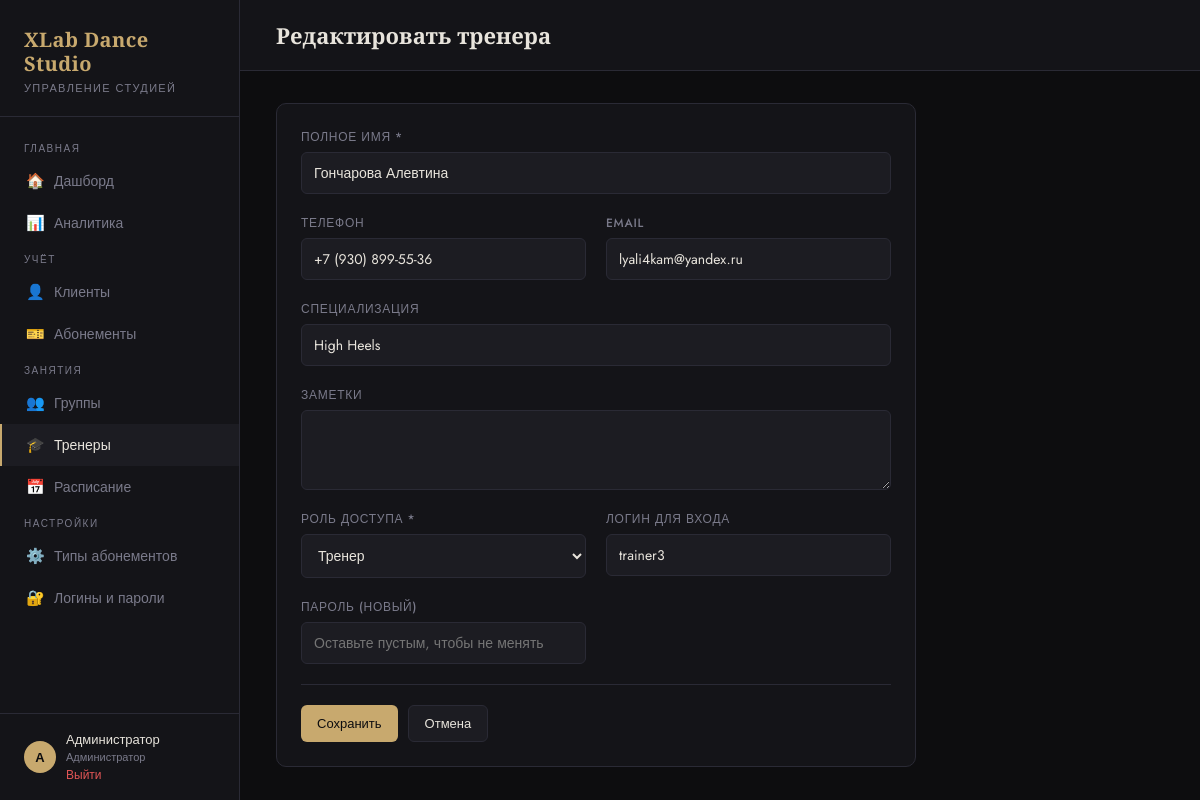
The app's page /trainers/edit/3 (signed in) with its own data.
### tables this page shows
CREATE TABLE users (
            id INTEGER PRIMARY KEY AUTOINCREMENT,
            role TEXT NOT NULL, -- admin | trainer
            username TEXT UNIQUE NOT NULL,
            password TEXT NOT NULL,
            name TEXT NOT NULL,
            trainer_id INTEGER UNIQUE REFERENCES trainers(id) ON DELETE CASCADE
        );

CREATE TABLE trainers (
            id INTEGER PRIMARY KEY AUTOINCREMENT,
            name TEXT NOT NULL,
            phone TEXT,
            email TEXT,
            specialization TEXT,
            notes TEXT,
            created_at TEXT DEFAULT (datetime('now','localtime'))
        );

### app.py (the view, shortened to what this page needs)
@app.route('/trainers/edit/<int:id>', methods=['GET', 'POST'])
@login_required
def edit_trainer(id):
    db = get_db()
    trainer = db.execute('SELECT * FROM trainers WHERE id=?', (id,)).fetchone()
    trainer_account = db.execute(
        "SELECT * FROM users WHERE role IN ('trainer','admin') AND trainer_id=?",
        (id,)
    ).fetchone()
    selected_role = trainer_account['role'] if trainer_account else 'trainer'
    return render_template('trainer_form.html', trainer=trainer, trainer_account=trainer_account, selected_role=selected_role, is_admin=is_admin())

### app.py (called while the page is built, shortened)
def current_role():
    return session.get('role', 'admin')

def is_admin():
    return current_role() == 'admin'

def sync_session_user():
    if 'user_id' not in session:
        return
    db = get_db()
    user = db.execute('SELECT role, trainer_id, name FROM users WHERE id=?', (session['user_id'],)).fetchone()
    if not user:
        session.clear()
        return
    session['role'] = user['role']
    session['trainer_id'] = user['trainer_id']
    session['user_name'] = user['name']

@app.before_request
def setup():
    if request.endpoint is None:
        return
    if request.endpoint in ('login', 'logout', 'static'):
        return
    if 'user_id' not in session:
        return
    sync_session_user()
    if is_admin():
        return

def login_required(f):
    from functools import wraps
    @wraps(f)
    def decorated(*args, **kwargs):
        if 'user_id' not in session:
            return redirect(url_for('login'))
        return f(*args, **kwargs)
    return decorated

### database.py (called while the page is built)
def get_db():
    from app import app
    if 'db' not in g:
        g.db = sqlite3.connect(DATABASE)
        g.db.row_factory = sqlite3.Row
        g.db.execute("PRAGMA foreign_keys = ON")
    return g.db

### templates/trainer_form.html (shortened to what this page needs)
{% extends "base.html" %}
{% block topbar_title %}{{ 'Редактировать' if trainer else 'Добавить' }} тренера{% endblock %}
{% block content %}
<div class="card" style="max-width: 640px">
  <form method="POST">
    <div class="form-grid">
      <div class="form-group full">
        <label>Полное имя *</label>
        <input type="text" name="name" value="{{ trainer.name if trainer else '' }}" required placeholder="Иванова Мария Петровна">
      </div>
      <div class="form-group">
        <label>Телефон</label>
        <input type="tel" name="phone" value="{{ trainer.phone if trainer else '' }}" placeholder="+7 (999) 000-00-00">
      </div>
      <div class="form-group">
        <label>Email</label>
        <input type="email" name="email" value="{{ trainer.email if trainer else '' }}" placeholder="trainer@example.com">
      </div>
      <div class="form-group full">
        <label>Специализация</label>
        <input type="text" name="specialization" value="{{ trainer.specialization if trainer else '' }}" placeholder="Хип-хоп, Стрит-джаз, Современный танец">
      </div>
      <div class="form-group full">
        <label>Заметки</label>
        <textarea name="notes">{{ trainer.notes if trainer else '' }}</textarea>
      </div>
      <div class="form-group">
        <label>Роль доступа *</label>
        <select name="role" {{ 'disabled' if (not is_admin) else '' }}>
          <option value="trainer" {{ 'selected' if (selected_role if selected_role is defined else 'trainer') == 'trainer' else '' }}>Тренер</option>
        </select>
      </div>
      <div class="form-group">
        <label>Логин для входа</label>
        <input type="text" name="username" value="{{ trainer_account.username if trainer_account else '' }}" placeholder="login" {{ '' if trainer else 'required' }} {{ 'readonly' if trainer else '' }}>
      </div>
      <div class="form-group">
        <label>Пароль {{ '(новый)' if trainer else '' }}</label>
        <input type="password" name="password" placeholder="{{ 'Оставьте пустым, чтобы не менять' if trainer else 'Введите пароль' }}">
      </div>
    </div>
    <div class="divider"></div>
    <div class="form-actions">
      <button type="submit" class="btn btn-primary">{{ 'Сохранить' if trainer else 'Добавить' }}</button>
      <a href="{{ url_for('trainers') }}" class="btn btn-secondary">Отмена</a>
    </div>
  </form>
</div>
{% endblock %}

### templates/base.html (shortened to what this page needs)
<!DOCTYPE html>
<html lang="ru">
<head>
</head>
<body>
<aside class="sidebar">
  <div class="sidebar-logo">
    <h1>XLab Dance<br>Studio</h1>
    <p>Управление студией</p>
  </div>
  <nav class="nav">
    <div class="nav-section">Главная</div>
    <a href="{{ url_for('dashboard') }}" class="{{ 'active' if request.endpoint == 'dashboard' }}">
      <span class="icon">🏠</span> Дашборд
    </a>
    {% if session.role == 'admin' %}
    <a href="{{ url_for('analytics') }}" class="{{ 'active' if request.endpoint == 'analytics' }}">
      <span class="icon">📊</span> Аналитика
    </a>
    {% endif %}
    {% if session.role == 'admin' %}
    <div class="nav-section">Учёт</div>
    <a href="{{ url_for('clients') }}" class="{{ 'active' if 'client' in request.endpoint }}">
      <span class="icon">👤</span> Клиенты
    </a>
    <a href="{{ url_for('subscriptions') }}" class="{{ 'active' if 'subscription' in request.endpoint and request.endpoint != 'subscription_types' }}">
      <span class="icon">🎫</span> Абонементы
    </a>
    {% endif %}
    <div class="nav-section">Занятия</div>
    {% if session.role == 'admin' %}
    <a href="{{ url_for('groups') }}" class="{{ 'active' if 'group' in request.endpoint }}">
      <span class="icon">👥</span> Группы
    </a>
    {% endif %}
    {% if session.role == 'admin' %}
    <a href="{{ url_for('trainers') }}" class="{{ 'active' if 'trainer' in request.endpoint }}">
      <span class="icon">🎓</span> Тренеры
    </a>
    {% endif %}
    <a href="{{ url_for('schedule') }}" class="{{ 'active' if 'schedule' in request.endpoint or 'attendance' in request.endpoint }}">
      <span class="icon">📅</span> Расписание
    </a>
    {% if session.role == 'admin' %}
    <div class="nav-section">Настройки</div>
    <a href="{{ url_for('subscription_types') }}" class="{{ 'active' if request.endpoint == 'subscription_types' }}">
      <span class="icon">⚙️</span> Типы абонементов
    </a>
    <a href="{{ url_for('accounts') }}" class="{{ 'active' if 'account' in request.endpoint }}">
      <span class="icon">🔐</span> Логины и пароли
    </a>
    {% endif %}
  </nav>
  <div class="sidebar-user">
    <div class="avatar">{{ session.user_name[0] if session.user_name }}</div>
    <div>
      <div style="color: var(--text); font-size: 13px;">{{ session.user_name }}</div>
      <div style="font-size: 11px; color: var(--muted);">{{ 'Администратор' if session.role == 'admin' else 'Тренер' }}</div>
      <a href="{{ url_for('logout') }}">Выйти</a>
    </div>
  </div>
</aside>
<div class="main">
  <div class="topbar">
    <h2>{% block topbar_title %}{% endblock %}</h2>
  </div>
  <div class="content">
    {% block content %}{% endblock %}
  </div>
</div>
</body>
</html>

### templates/base.html (style rules this page uses)
:root { --bg: #0d0d0f; --surface: #141418; --surface2: #1c1c22; --border: #2a2a35; --accent: #c8a96e; --accent2: #e8c88a; --text: #e8e4dc; --muted: #7a7a8a; --danger: #e05555; --success: #5cb87a; --warning: #e0a055; --info: #5599e0; --sidebar-w: 240px; }
* { box-sizing: border-box; margin: 0; padding: 0; }
body { background: var(--bg); color: var(--text); font-family: 'Jost', sans-serif; font-weight: 400; min-height: 100vh; display: flex; }
.sidebar { width: var(--sidebar-w); min-height: 100vh; background: var(--surface); border-right: 1px solid var(--border); display: flex; flex-direction: column; position: fixed; top: 0; left: 0; z-index: 100; }
.sidebar-logo { padding: 28px 24px 20px; border-bottom: 1px solid var(--border); }
.sidebar-logo h1 { font-family: 'Playfair Display', serif; font-size: 20px; font-weight: 700; color: var(--accent); letter-spacing: 0.02em; line-height: 1.2; }
.sidebar-logo p { font-size: 11px; color: var(--muted); letter-spacing: 0.12em; text-transform: uppercase; margin-top: 4px; }
.nav { flex: 1; padding: 16px 0; overflow-y: auto; max-height: calc(100vh - 200px); }
.nav-section { padding: 8px 24px 4px; font-size: 10px; letter-spacing: 0.15em; text-transform: uppercase; color: var(--muted); }
.nav a { display: flex; align-items: center; gap: 10px; padding: 10px 24px; color: var(--muted); text-decoration: none; font-size: 14px; font-weight: 400; transition: all 0.2s; border-left: 2px solid transparent; }
.nav a:hover, .nav a.active { color: var(--text); background: var(--surface2); border-left-color: var(--accent); }
.nav a .icon { width: 18px; text-align: center; font-size: 15px; }
.sidebar-user { padding: 16px 24px; border-top: 1px solid var(--border); font-size: 13px; color: var(--muted); display: flex; align-items: center; gap: 10px; }
.sidebar-user .avatar { width: 32px; height: 32px; border-radius: 50%; background: var(--accent); display: flex; align-items: center; justify-content: center; color: var(--bg); font-weight: 700; font-size: 13px; }
.sidebar-user a { color: var(--danger); text-decoration: none; font-size: 12px; }
.main { margin-left: var(--sidebar-w); flex: 1; min-height: 100vh; }
.topbar { padding: 20px 36px; border-bottom: 1px solid var(--border); background: var(--surface); display: flex; align-items: center; justify-content: space-between; position: sticky; top: 0; z-index: 50; }
.topbar h2 { font-family: 'Playfair Display', serif; font-size: 22px; font-weight: 600; color: var(--text); }
.content { padding: 32px 36px; }
.card { background: var(--surface); border: 1px solid var(--border); border-radius: 10px; padding: 24px; }
.btn { display: inline-flex; align-items: center; gap: 6px; padding: 8px 16px; border-radius: 6px; font-size: 13px; font-weight: 500; cursor: pointer; border: none; text-decoration: none; transition: all 0.2s; font-family: 'Jost', sans-serif; }
.btn-primary { background: var(--accent); color: var(--bg); }
.btn-secondary { background: var(--surface2); color: var(--text); border: 1px solid var(--border); }
.form-grid { display: grid; grid-template-columns: 1fr 1fr; gap: 20px; }
.form-group { display: flex; flex-direction: column; gap: 6px; }
.form-group.full { grid-column: 1 / -1; }
label { font-size: 12px; font-weight: 500; color: var(--muted); letter-spacing: 0.06em; text-transform: uppercase; }
input, select, textarea { background: var(--surface2); border: 1px solid var(--border); border-radius: 6px; color: var(--text); padding: 10px 12px; font-size: 14px; font-family: 'Jost', sans-serif; transition: border-color 0.2s; width: 100%; }
textarea { resize: vertical; min-height: 80px; }
.form-actions { display: flex; gap: 10px; margin-top: 8px; }
.divider { height: 1px; background: var(--border); margin: 20px 0; }
a { color: var(--accent); text-decoration: none; }

### records on screen
users: name "А", user_name "Администратор", role "Администратор"
trainers: name "Гончарова Алевтина", phone "+7 (930) 899-55-36", email "lyali4kam@yandex.ru", specialization "High Heels"
users: username "trainer3"

### other values on screen
{{ 'Редактировать' if trainer else 'Добавить' }} "Редактировать"
{{ '(новый)' if trainer else '' }} "(НОВЫЙ)"
{{ 'Сохранить' if trainer else 'Добавить' }} "Сохранить"
